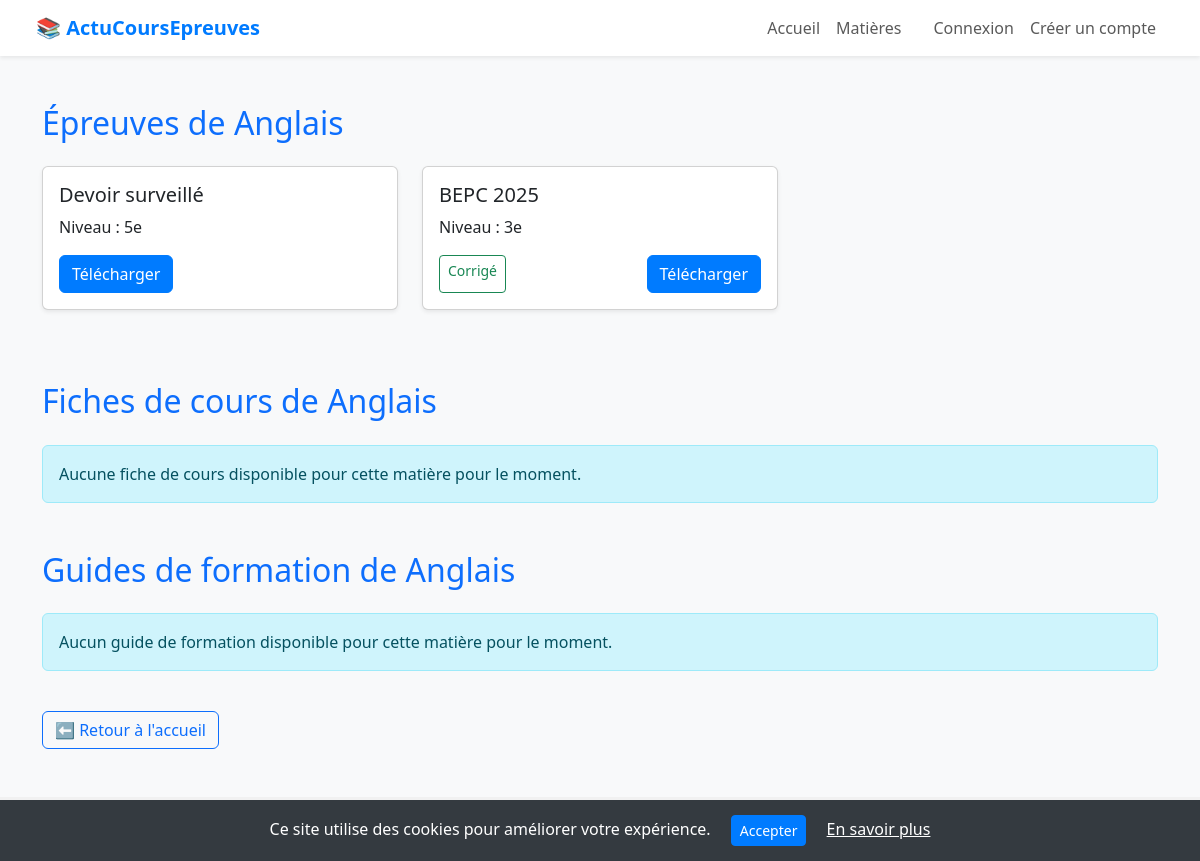
The page /matieres/3/contenu/ on the database its author committed.
### blog/models.py (models this page shows, shortened)
class Matiere(models.Model):
    nom = models.CharField(max_length=100)
    created_at = models.DateTimeField(auto_now_add=True)
    updated_at = models.DateTimeField(auto_now=True)

class Epreuve(models.Model):
    niveau = models.CharField(max_length=100, choices=NIVEAUX, default='Tle')
    titre = models.CharField(max_length=255)
    lien_drive = models.URLField(blank=True, null=True)
    lien_drive_corrige = models.URLField(blank=True, null=True)
    prix = models.DecimalField(max_digits=6, decimal_places=2)
    matiere = models.ForeignKey(Matiere, on_delete=models.CASCADE)
    annee = models.PositiveIntegerField(default='2024')
    telechargements = models.IntegerField(default=0)
    created_at = models.DateTimeField(auto_now_add=True)
    utilisateurs_telechargeurs = models.ManyToManyField(User, blank=True)

### blog/views.py (the view)
# urls.py: path("matieres/<int:id>/contenu/", views.contenu_par_matiere, name="contenu_par_matiere"),
def contenu_par_matiere(request, id):
    matiere = get_object_or_404(Matiere, pk=id)
    epreuves = Epreuve.objects.filter(matiere=matiere)
    fiches = FicheCours.objects.filter(matiere=matiere)
    guides = GuideFormation.objects.filter(matiere=matiere)
    return render(request, "epreuves_par_matieres.html", {
        "matiere": matiere,
        "epreuves": epreuves,
        "fiches": fiches,
        "guides": guides,
    })

### blog/templates/epreuves_par_matieres.html
{% extends 'base.html' %}
{% block content %}
<div class="container my-5">
  <h2 class="mb-4 text-primary">Épreuves de {{ matiere.nom }}</h2>
  {% if epreuves %}
  <div class="row">
    {% for epreuve in epreuves %}
    <div class="col-md-4 mb-4">
      <div class="card h-100 shadow-sm">
        <div class="card-body d-flex flex-column">
          <h5 class="card-title">{{ epreuve.titre }}</h5>
          <p class="card-text">Niveau : {{ epreuve.niveau }}</p>
          <div class="mt-auto d-flex justify-content-between">
            {% if epreuve.lien_drive_corrige %}
            <a href="{% url 'telecharger_corrige' epreuve.id %}" class="btn btn-sm btn-outline-success">Corrigé</a>
            {% endif %}
            <a href="{% url 'telecharger_epreuve' epreuve.id %}" class="btn btn-primary">Télécharger</a>
          </div>
        </div>
      </div>
    </div>
    {% endfor %}
  </div>
  {% else %}
    <div class="alert alert-info">Aucune épreuve disponible pour cette matière pour le moment.</div>
  {% endif %}
  <h2 class="mb-4 text-primary mt-5">Fiches de cours de {{ matiere.nom }}</h2>
  {% if fiches %}
  <div class="row">
    {% for fiche in fiches %}
    <div class="col-md-4 mb-4">
      <div class="card h-100 shadow-sm">
        <div class="card-body d-flex flex-column">
          <h5 class="card-title">{{ fiche.titre }}</h5>
          <p class="card-text">Niveau : {{ fiche.niveau }}</p>
          {% if fiche.description %}
          <p class="card-text">{{ fiche.description|truncatewords:20 }}</p>
          {% endif %}
          <div class="mt-auto d-flex justify-content-end">
            <a href="{% url 'telecharger_fiche' fiche.id %}" class="btn btn-primary">Télécharger</a>
          </div>
        </div>
      </div>
    </div>
    {% endfor %}
  </div>
  {% else %}
    <div class="alert alert-info">Aucune fiche de cours disponible pour cette matière pour le moment.</div>
  {% endif %}
  <h2 class="mb-4 text-primary mt-5">Guides de formation de {{ matiere.nom }}</h2>
  {% if guides %}
  <div class="row">
    {% for guide in guides %}
    <div class="col-md-4 mb-4">
      <div class="card h-100 shadow-sm">
        <div class="card-body d-flex flex-column">
          <h5 class="card-title">{{ guide.titre }}</h5>
          <p class="card-text">Niveau : {{ guide.niveau }}</p>
          {% if guide.description %}
          <div>
            <p class="card-text">{{ guide.description|linebreaks }}</p>
          </div>
          {% endif %}
          <a href="{% url 'telecharger_guide' guide.id %}" class="btn btn-primary mt-3">
            <i class="bi bi-download"></i> Télécharger
          </a>
        </div>
      </div>
    </div>
    {% endfor %}
  </div>
  {% else %}
    <div class="alert alert-info">Aucun guide de formation disponible pour cette matière pour le moment.</div>
  {% endif %}
  <a href="{% url 'home' %}" class="btn btn-outline-primary mt-4">⬅ Retour à l'accueil</a>
</div>
{% endblock %}

### blog/templates/base.html (style rules this page uses)
body { background-color: #f8f9fa; }
.btn-primary { background-color: #007bff; border-color: #007bff; }

### rows shown on the page
Matiere: nom "Anglais"
Epreuve: titre "Devoir surveillé", niveau "5e"
Epreuve: titre "BEPC 2025", niveau "3e", shows "Corrigé"
